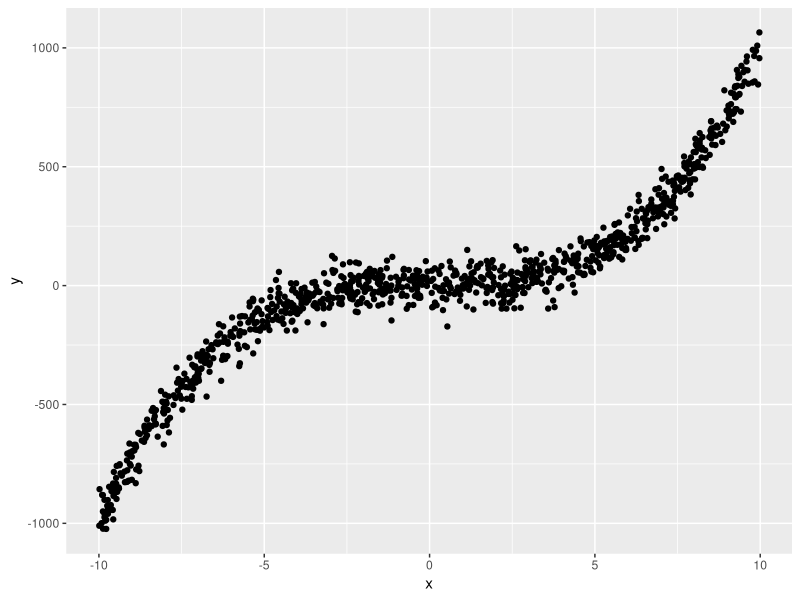
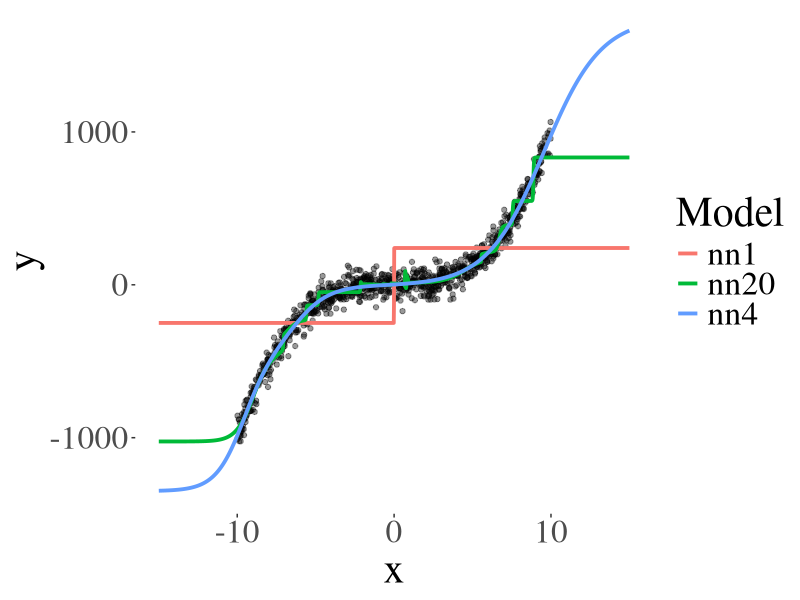
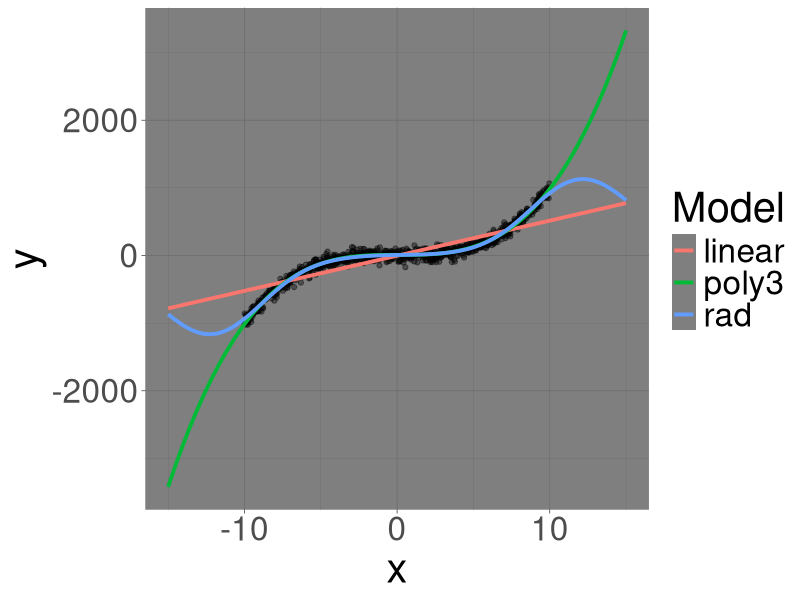
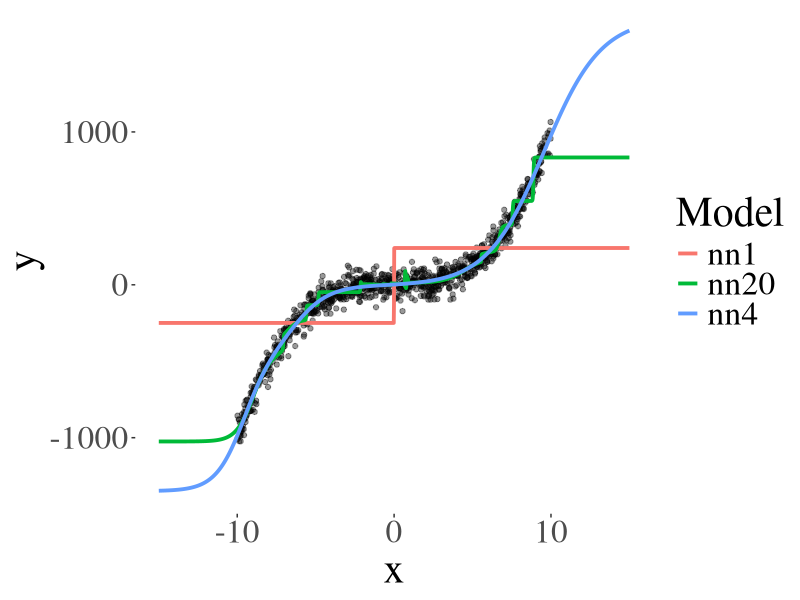
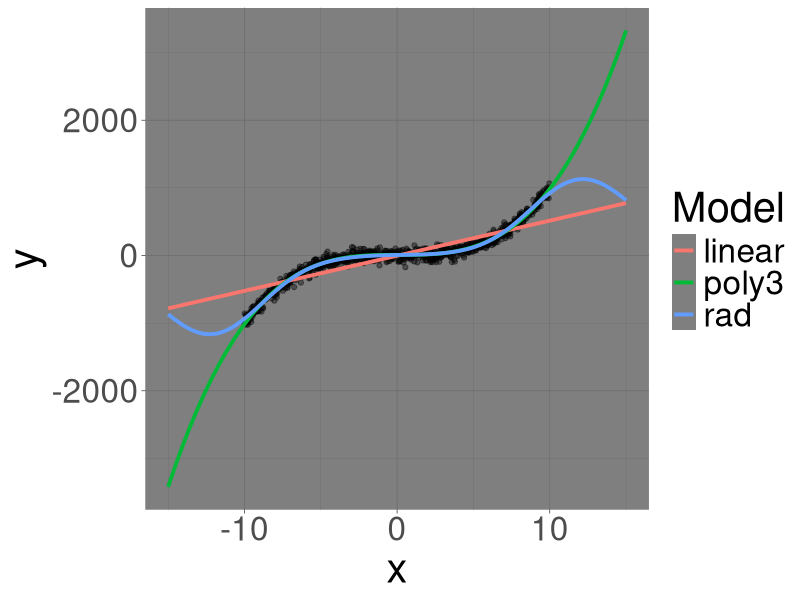

The R source for these figures, in order:
library(ggplot2)
library(tidyr)
library(nnet)
library(ggthemes)
library(e1071)

setwd('~/Dropbox/Documents/statsforbios/differentMLmodels')

x = runif(1000, -10, 10)
y = rnorm(1000, sd = 50) + x^3 

df <- data.frame(x, y)
ggplot(df, aes(x, y)) + geom_point()


newx <- data.frame(x = seq(-15, 15, length.out = 2000))


nn4 <- nnet(x, y, size = 4, linout = TRUE)
nn4.preds <- predict(nn4, newx)


nn1 <- nnet(x, y, size = 1, linout = TRUE)
nn1.preds <- predict(nn1, newx)




nn20 <- nnet(x, y, size = 20, linout = TRUE)
nn20.preds <- predict(nn20, newx)



df.out <- cbind(newx, nn4 = nn4.preds, nn1 = nn1.preds, nn20 = nn20.preds)

longdf <- gather(df.out, Model, Prediction, -x)


ggplot(longdf, aes(x, Prediction, colour = Model)) + 
  geom_point(data = df, aes(x, y), colour = 'black', alpha = 0.4) +
  geom_line(size = 1.3)   +
  theme_tufte() + theme(text = element_text(size = 30)) + ylab('y')


ggsave('neuralNets.png', dpi = 500)



svmlin <- svm(x, y, kernel = 'linear')
svmlin.preds <- predict(svmlin, newdata = newx)

svmpoly <- svm(x, y, kernel = 'polynomial')
svmpoly.preds <- predict(svmpoly, newdata = newx)


svmrad <- svm(x, y, kernel = 'radial')
svmrad.preds <- predict(svmrad, newdata = newx)




df.out <- cbind(newx, linear = svmlin.preds, poly3 = svmpoly.preds, rad = svmrad.preds)

longdf <- gather(df.out, Model, Prediction, -x)


ggplot(longdf, aes(x, Prediction, colour = Model)) + 
  geom_point(data = df, aes(x, y), colour = 'black', alpha = 0.4) +
  geom_line(size = 1.3)   +
  theme_dark() + theme(text = element_text(size = 30)) + ylab('y')

ggsave('svm.png', dpi = 500)


